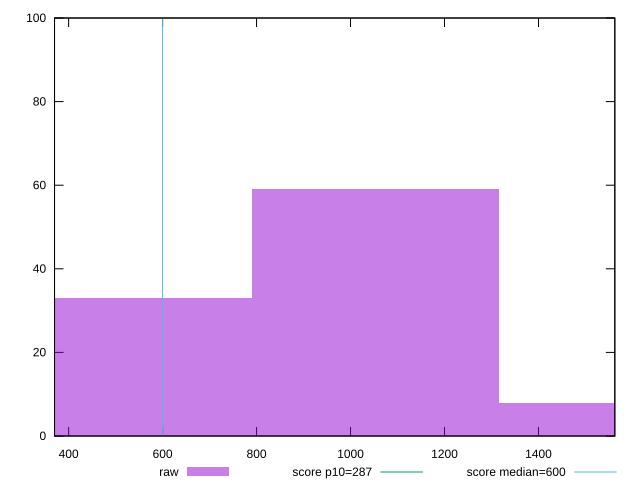

Generate this figure with gnuplot:
reset

$raw <<EOF
526.5600711849804 33
1053.1201423699608 59
1579.6802135549412 8
EOF

set key outside below
set boxwidth 526.5600711849804
set xrange [370:1562.5]
set yrange [0:100]
set trange [0:100]
set style fill transparent solid 0.5 noborder

set parametric
set terminal svg size 640, 490 enhanced background rgb 'white'
set output "reports/report_00027_2021-02-24T12-40-31.850Z/total-blocking-time/samples/music/raw/histogram.svg"

plot $raw title "raw" with boxes, \
     287,t title "score p10=287", \
     600,t title "score median=600"

reset
